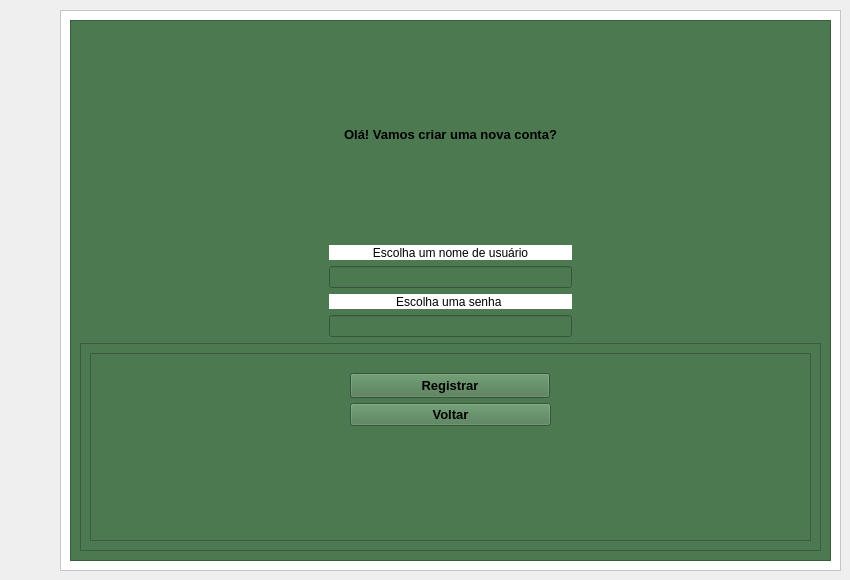
    <widget class="QWidget" name="page_2">
     <widget class="QFrame" name="frame_16">
      <property name="geometry">
       <rect>
        <x>60</x>
        <y>10</y>
        <width>781</width>
        <height>561</height>
       </rect>
      </property>
      <property name="styleSheet">
       <string notr="true">background-color: rgb(255, 255, 255);</string>
      </property>
      <property name="frameShape">
       <enum>QFrame::StyledPanel</enum>
      </property>
      <property name="frameShadow">
       <enum>QFrame::Raised</enum>
      </property>
      <widget class="QFrame" name="frame_17">
       <property name="geometry">
        <rect>
         <x>10</x>
         <y>10</y>
         <width>761</width>
         <height>541</height>
        </rect>
       </property>
       <property name="styleSheet">
        <string notr="true">background-color: rgb(76, 121, 80);</string>
       </property>
       <property name="frameShape">
        <enum>QFrame::StyledPanel</enum>
       </property>
       <property name="frameShadow">
        <enum>QFrame::Raised</enum>
       </property>
       <layout class="QGridLayout" name="gridLayout_31">
        <item row="5" column="0" colspan="3">
         <widget class="QFrame" name="frame_erro_login_2">
          <property name="frameShape">
           <enum>QFrame::StyledPanel</enum>
          </property>
          <property name="frameShadow">
           <enum>QFrame::Raised</enum>
          </property>
          <layout class="QHBoxLayout" name="horizontalLayout_4">
           <item>
            <widget class="QFrame" name="frame_18">
             <property name="frameShape">
              <enum>QFrame::StyledPanel</enum>
             </property>
             <property name="frameShadow">
              <enum>QFrame::Raised</enum>
             </property>
             <widget class="QPushButton" name="bt_voltar">
              <property name="geometry">
               <rect>
                <x>260</x>
                <y>50</y>
                <width>201</width>
                <height>23</height>
               </rect>
              </property>
              <property name="font">
               <font>
                <pointsize>10</pointsize>
                <weight>75</weight>
                <bold>true</bold>
               </font>
              </property>
              <property name="text">
               <string>Voltar</string>
              </property>
             </widget>
             <widget class="QPushButton" name="registrar">
              <property name="geometry">
               <rect>
                <x>260</x>
                <y>20</y>
                <width>200</width>
                <height>25</height>
               </rect>
              </property>
              <property name="maximumSize">
               <size>
                <width>200</width>
                <height>25</height>
               </size>
              </property>
              <property name="font">
               <font>
                <pointsize>10</pointsize>
                <weight>75</weight>
                <bold>true</bold>
               </font>
              </property>
              <property name="styleSheet">
               <string notr="true">background-color: rgb(74, 118, 77);</string>
              </property>
              <property name="text">
               <string>Registrar</string>
              </property>
             </widget>
            </widget>
           </item>
          </layout>
         </widget>
        </item>
        <item row="2" column="1">
         <widget class="QLineEdit" name="line_edit_login_2">
          <property name="focusPolicy">
           <enum>Qt::StrongFocus</enum>
          </property>
          <property name="alignment">
           <set>Qt::AlignCenter</set>
          </property>
          <property name="placeholderText">
           <string/>
          </property>
         </widget>
        </item>
        <item row="0" column="2">
         <spacer name="horizontalSpacer_5">
          <property name="orientation">
           <enum>Qt::Horizontal</enum>
          </property>
          <property name="sizeHint" stdset="0">
           <size>
            <width>30</width>
            <height>14</height>
           </size>
          </property>
         </spacer>
        </item>
        <item row="3" column="1">
         <widget class="QLabel" name="label_4">
          <property name="sizePolicy">
           <sizepolicy hsizetype="Preferred" vsizetype="Preferred">
            <horstretch>0</horstretch>
            <verstretch>0</verstretch>
           </sizepolicy>
          </property>
          <property name="maximumSize">
           <size>
            <width>1000</width>
            <height>15</height>
           </size>
          </property>
          <property name="styleSheet">
           <string notr="true">background-color: rgb(255, 255, 255);</string>
          </property>
          <property name="text">
           <string>Escolha uma senha </string>
          </property>
          <property name="alignment">
           <set>Qt::AlignCenter</set>
          </property>
         </widget>
        </item>
        <item row="4" column="1">
         <widget class="QLineEdit" name="line_edit_senha_2">
          <property name="focusPolicy">
           <enum>Qt::StrongFocus</enum>
          </property>
          <property name="echoMode">
           <enum>QLineEdit::Password</enum>
          </property>
          <property name="alignment">
           <set>Qt::AlignCenter</set>
          </property>
          <property name="placeholderText">
           <string/>
          </property>
         </widget>
        </item>
        <item row="0" column="0">
         <spacer name="horizontalSpacer_6">
          <property name="orientation">
           <enum>Qt::Horizontal</enum>
          </property>
          <property name="sizeHint" stdset="0">
           <size>
            <width>40</width>
            <height>20</height>
           </size>
          </property>
         </spacer>
        </item>
        <item row="1" column="1">
         <widget class="QLabel" name="label_5">
          <property name="sizePolicy">
           <sizepolicy hsizetype="Preferred" vsizetype="Preferred">
            <horstretch>0</horstretch>
            <verstretch>0</verstretch>
           </sizepolicy>
          </property>
          <property name="maximumSize">
           <size>
            <width>1000</width>
            <height>15</height>
           </size>
          </property>
          <property name="styleSheet">
           <string notr="true">background-color: rgb(255, 255, 255);</string>
          </property>
          <property name="text">
           <string>Escolha um nome de usuário</string>
          </property>
          <property name="alignment">
           <set>Qt::AlignCenter</set>
          </property>
         </widget>
        </item>
        <item row="0" column="1">
         <widget class="QLabel" name="label_6">
          <property name="font">
           <font>
            <pointsize>10</pointsize>
            <weight>75</weight>
            <bold>true</bold>
           </font>
          </property>
          <property name="text">
           <string>Olá! Vamos criar uma nova conta?</string>
          </property>
          <property name="alignment">
           <set>Qt::AlignCenter</set>
          </property>
         </widget>
        </item>
       </layout>
      </widget>
     </widget>
    </widget>
